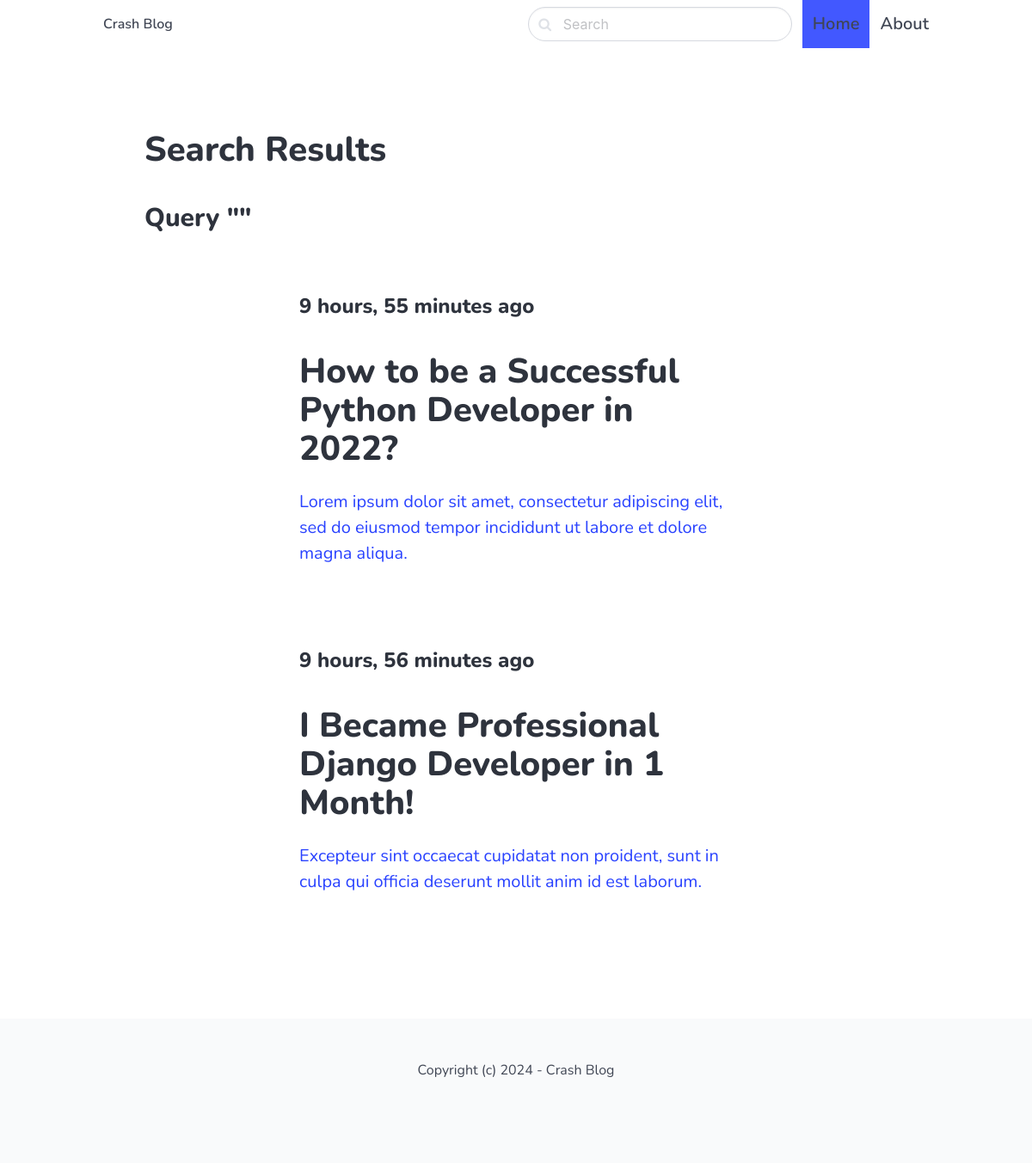
The app's page /search/ with its own data.
### blog/models.py (models this page shows, shortened)
class Post(models.Model):
    ACTIVE = 'active'
    DRAFT = 'draft'
    CHOICES_STATUS = (
        (ACTIVE, 'Active'),
        (DRAFT, 'Draft')
    )
    category = models.ForeignKey(
        Category, related_name='posts', on_delete=models.CASCADE, default='General')
    title = models.CharField(max_length=255)
    slug = models.SlugField()
    intro = models.TextField()
    body = models.TextField()
    created_at = models.DateTimeField(auto_now_add=True)
    status = models.CharField(
        max_length=10, choices=CHOICES_STATUS, default=ACTIVE)
    image = models.ImageField(upload_to='uploads/', blank=True, null=True)
    class Meta:
        ordering = ['-created_at',]

### blog/views.py (the view)
# urls.py: path('search/', views.search, name='search'),
def search(request):
    query = request.GET.get('query', '')
    posts = Post.objects.filter(status=Post.ACTIVE).filter(Q(title__icontains=query) | Q(
        intro__icontains=query) | Q(body__icontains=query))
    context = {
        'posts': posts,
        'query': query
    }
    return render(request, 'blog/search.html', context)

### blog/templates/blog/search.html (shortened to what this page needs)
{% extends 'main.html' %}
{% block content %}
   <section class="hero ">
        <div class="hero-body">
          <div class="container">
            <div class="content is-medium">
                <h1>Search Results</h1>
                <h3>Query "{{query}}"</h3>
            </div>
            {% for post in posts %}
            <section class="section">
              <div class="columns">
                <div class="column is-8 is-offset-2">
                  <div class="content is-medium">
                    <a href="{% url 'post_detail' post.category.slug post.slug %}">
                    <h2 class="subtitle is-4">{{post.created_at|timesince}} ago</h2>
                    <h1 class="title">{{post.title}}</h1>
                    <p>{{post.intro}}</p>
                    </a>
                  </div>
                </div>
              </div>
            </section>
            {% empty %}
              <div class="content">
                <p>No result for the given query...</p>
              </div>
            {% endfor %}
          </div>
        </div>
    </section>
{% endblock content%}

### templates/main.html (style rules this page uses)
body { font-family: 'Nunito', sans-serif; }

### records on screen
Post: created_at "9 hours, 55 minutes", title "How to be a Successful Python Developer in 2022?", intro "Lorem ipsum dolor sit amet, consectetur adipiscing elit, sed do eiusmod tempor incididunt ut labore et dolore magna aliqua."
Post: created_at "9 hours, 56 minutes", title "I Became Professional Django Developer in 1 Month!", intro "Excepteur sint occaecat cupidatat non proident, sunt in culpa qui officia deserunt mollit anim id est laborum."
